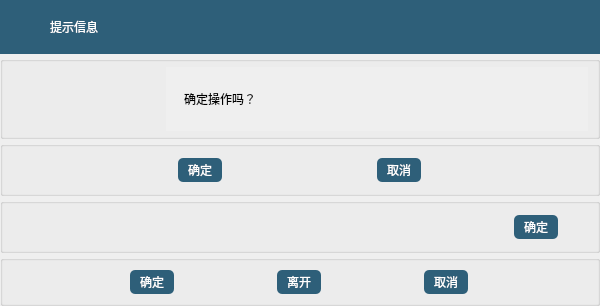
<?xml version="1.0" encoding="UTF-8"?>
<ui version="4.0">
 <class>RMessageBox</class>
 <widget class="QDialog" name="RMessageBox">
  <property name="geometry">
   <rect>
    <x>0</x>
    <y>0</y>
    <width>600</width>
    <height>306</height>
   </rect>
  </property>
  <property name="windowTitle">
   <string>Dialog</string>
  </property>
  <property name="styleSheet">
   <string notr="true">QDialog#RMessageBox QWidget#w_header {
	background-color: rgb(46, 95, 121);
	font: 9pt &quot;黑体&quot;;
}
QDialog#RMessageBox QWidget#w_header QLabel#l_title {
	font: 13pt &quot;黑体&quot;;
	color:white;
}
QPushButton {
	background-color: rgb(46, 95, 121);
	color: rgb(255, 255, 255);
	height:20px;
	padding-top:2px;
	padding-bottom:2px;
	padding-left:10px;
	padding-right:10px;
	border-radius:5px;
}
QPushButton:hover {
	background-color: rgb(238, 238, 238);
	color: rgb(0, 0, 0);
}</string>
  </property>
  <layout class="QVBoxLayout" name="verticalLayout">
   <property name="spacing">
    <number>2</number>
   </property>
   <property name="leftMargin">
    <number>0</number>
   </property>
   <property name="topMargin">
    <number>0</number>
   </property>
   <property name="rightMargin">
    <number>0</number>
   </property>
   <property name="bottomMargin">
    <number>0</number>
   </property>
   <item>
    <widget class="QWidget" name="w_header" native="true">
     <property name="sizePolicy">
      <sizepolicy hsizetype="Preferred" vsizetype="Fixed">
       <horstretch>0</horstretch>
       <verstretch>0</verstretch>
      </sizepolicy>
     </property>
     <layout class="QHBoxLayout" name="horizontalLayout">
      <property name="leftMargin">
       <number>12</number>
      </property>
      <property name="topMargin">
       <number>11</number>
      </property>
      <property name="rightMargin">
       <number>0</number>
      </property>
      <property name="bottomMargin">
       <number>11</number>
      </property>
      <item>
       <widget class="QLabel" name="label">
        <property name="sizePolicy">
         <sizepolicy hsizetype="Minimum" vsizetype="Preferred">
          <horstretch>0</horstretch>
          <verstretch>0</verstretch>
         </sizepolicy>
        </property>
        <property name="minimumSize">
         <size>
          <width>32</width>
          <height>32</height>
         </size>
        </property>
        <property name="text">
         <string/>
        </property>
        <property name="pixmap">
         <pixmap resource="../../../common/core.qrc">:/core/imgs/imgs/logo_32</pixmap>
        </property>
       </widget>
      </item>
      <item>
       <widget class="QLabel" name="l_title">
        <property name="sizePolicy">
         <sizepolicy hsizetype="Expanding" vsizetype="Preferred">
          <horstretch>0</horstretch>
          <verstretch>0</verstretch>
         </sizepolicy>
        </property>
        <property name="text">
         <string>提示信息</string>
        </property>
       </widget>
      </item>
      <item>
       <widget class="QPushButton" name="btn_menu_cancel">
        <property name="text">
         <string/>
        </property>
        <property name="icon">
         <iconset resource="../../../common/core.qrc">
          <normaloff>:/core/imgs/imgs/window_close</normaloff>:/core/imgs/imgs/window_close</iconset>
        </property>
        <property name="flat">
         <bool>true</bool>
        </property>
       </widget>
      </item>
     </layout>
    </widget>
   </item>
   <item>
    <widget class="QGroupBox" name="gb_content">
     <property name="sizePolicy">
      <sizepolicy hsizetype="Preferred" vsizetype="Minimum">
       <horstretch>0</horstretch>
       <verstretch>0</verstretch>
      </sizepolicy>
     </property>
     <property name="minimumSize">
      <size>
       <width>0</width>
       <height>80</height>
      </size>
     </property>
     <property name="title">
      <string/>
     </property>
     <property name="flat">
      <bool>false</bool>
     </property>
     <layout class="QHBoxLayout" name="horizontalLayout_3">
      <property name="spacing">
       <number>37</number>
      </property>
      <property name="leftMargin">
       <number>51</number>
      </property>
      <property name="topMargin">
       <number>5</number>
      </property>
      <property name="bottomMargin">
       <number>5</number>
      </property>
      <item>
       <widget class="QLabel" name="l_icon">
        <property name="sizePolicy">
         <sizepolicy hsizetype="Fixed" vsizetype="Fixed">
          <horstretch>0</horstretch>
          <verstretch>0</verstretch>
         </sizepolicy>
        </property>
        <property name="minimumSize">
         <size>
          <width>75</width>
          <height>75</height>
         </size>
        </property>
        <property name="text">
         <string/>
        </property>
       </widget>
      </item>
      <item>
       <widget class="QScrollArea" name="scrollArea">
        <property name="frameShape">
         <enum>QFrame::NoFrame</enum>
        </property>
        <property name="lineWidth">
         <number>1</number>
        </property>
        <property name="widgetResizable">
         <bool>true</bool>
        </property>
        <widget class="QWidget" name="scrollAreaWidgetContents">
         <property name="geometry">
          <rect>
           <x>0</x>
           <y>0</y>
           <width>424</width>
           <height>88</height>
          </rect>
         </property>
         <layout class="QVBoxLayout" name="verticalLayout_2">
          <property name="leftMargin">
           <number>18</number>
          </property>
          <property name="topMargin">
           <number>0</number>
          </property>
          <property name="rightMargin">
           <number>0</number>
          </property>
          <property name="bottomMargin">
           <number>0</number>
          </property>
          <item>
           <widget class="QLabel" name="l_content">
            <property name="sizePolicy">
             <sizepolicy hsizetype="Preferred" vsizetype="Minimum">
              <horstretch>0</horstretch>
              <verstretch>0</verstretch>
             </sizepolicy>
            </property>
            <property name="text">
             <string>确定操作吗？</string>
            </property>
            <property name="scaledContents">
             <bool>false</bool>
            </property>
            <property name="wordWrap">
             <bool>true</bool>
            </property>
           </widget>
          </item>
         </layout>
        </widget>
       </widget>
      </item>
     </layout>
    </widget>
   </item>
   <item>
    <widget class="QGroupBox" name="gb_opera_confirm">
     <property name="sizePolicy">
      <sizepolicy hsizetype="Preferred" vsizetype="Maximum">
       <horstretch>0</horstretch>
       <verstretch>0</verstretch>
      </sizepolicy>
     </property>
     <property name="title">
      <string/>
     </property>
     <layout class="QHBoxLayout" name="horizontalLayout_2" stretch="0,0">
      <property name="spacing">
       <number>10</number>
      </property>
      <property name="leftMargin">
       <number>30</number>
      </property>
      <property name="topMargin">
       <number>11</number>
      </property>
      <property name="rightMargin">
       <number>30</number>
      </property>
      <property name="bottomMargin">
       <number>11</number>
      </property>
      <item>
       <widget class="QPushButton" name="btn_confirm_ok">
        <property name="sizePolicy">
         <sizepolicy hsizetype="Fixed" vsizetype="Fixed">
          <horstretch>0</horstretch>
          <verstretch>0</verstretch>
         </sizepolicy>
        </property>
        <property name="text">
         <string>确定</string>
        </property>
       </widget>
      </item>
      <item>
       <widget class="QPushButton" name="btn_confirm_cancel">
        <property name="sizePolicy">
         <sizepolicy hsizetype="Fixed" vsizetype="Fixed">
          <horstretch>0</horstretch>
          <verstretch>0</verstretch>
         </sizepolicy>
        </property>
        <property name="text">
         <string>取消</string>
        </property>
       </widget>
      </item>
     </layout>
    </widget>
   </item>
   <item>
    <widget class="QGroupBox" name="gb_opera_alert">
     <property name="sizePolicy">
      <sizepolicy hsizetype="Preferred" vsizetype="Maximum">
       <horstretch>0</horstretch>
       <verstretch>0</verstretch>
      </sizepolicy>
     </property>
     <property name="title">
      <string/>
     </property>
     <layout class="QHBoxLayout" name="horizontalLayout_4" stretch="0,0">
      <property name="spacing">
       <number>10</number>
      </property>
      <property name="leftMargin">
       <number>0</number>
      </property>
      <property name="topMargin">
       <number>11</number>
      </property>
      <property name="rightMargin">
       <number>39</number>
      </property>
      <property name="bottomMargin">
       <number>11</number>
      </property>
      <item>
       <spacer name="horizontalSpacer">
        <property name="orientation">
         <enum>Qt::Horizontal</enum>
        </property>
        <property name="sizeHint" stdset="0">
         <size>
          <width>40</width>
          <height>20</height>
         </size>
        </property>
       </spacer>
      </item>
      <item>
       <widget class="QPushButton" name="btn_alert_ok">
        <property name="sizePolicy">
         <sizepolicy hsizetype="Fixed" vsizetype="Fixed">
          <horstretch>0</horstretch>
          <verstretch>0</verstretch>
         </sizepolicy>
        </property>
        <property name="text">
         <string>确定</string>
        </property>
       </widget>
      </item>
     </layout>
    </widget>
   </item>
   <item>
    <widget class="QGroupBox" name="gb_opera_warn">
     <property name="title">
      <string/>
     </property>
     <layout class="QHBoxLayout" name="horizontalLayout_5">
      <property name="leftMargin">
       <number>30</number>
      </property>
      <property name="rightMargin">
       <number>30</number>
      </property>
      <item>
       <widget class="QPushButton" name="btn_warn_ok">
        <property name="sizePolicy">
         <sizepolicy hsizetype="Fixed" vsizetype="Fixed">
          <horstretch>0</horstretch>
          <verstretch>0</verstretch>
         </sizepolicy>
        </property>
        <property name="text">
         <string>确定</string>
        </property>
       </widget>
      </item>
      <item>
       <widget class="QPushButton" name="btn_warn_exit">
        <property name="sizePolicy">
         <sizepolicy hsizetype="Fixed" vsizetype="Fixed">
          <horstretch>0</horstretch>
          <verstretch>0</verstretch>
         </sizepolicy>
        </property>
        <property name="text">
         <string>离开</string>
        </property>
       </widget>
      </item>
      <item>
       <widget class="QPushButton" name="btn_warn_cancel">
        <property name="sizePolicy">
         <sizepolicy hsizetype="Fixed" vsizetype="Fixed">
          <horstretch>0</horstretch>
          <verstretch>0</verstretch>
         </sizepolicy>
        </property>
        <property name="text">
         <string>取消</string>
        </property>
       </widget>
      </item>
     </layout>
    </widget>
   </item>
  </layout>
 </widget>
 <resources>
  <include location="../../../common/core.qrc"/>
 </resources>
 <connections>
  <connection>
   <sender>btn_menu_cancel</sender>
   <signal>clicked()</signal>
   <receiver>RMessageBox</receiver>
   <slot>close()</slot>
   <hints>
    <hint type="sourcelabel">
     <x>577</x>
     <y>26</y>
    </hint>
    <hint type="destinationlabel">
     <x>299</x>
     <y>152</y>
    </hint>
   </hints>
  </connection>
  <connection>
   <sender>btn_alert_ok</sender>
   <signal>clicked()</signal>
   <receiver>RMessageBox</receiver>
   <slot>close()</slot>
   <hints>
    <hint type="sourcelabel">
     <x>534</x>
     <y>218</y>
    </hint>
    <hint type="destinationlabel">
     <x>299</x>
     <y>152</y>
    </hint>
   </hints>
  </connection>
  <connection>
   <sender>btn_confirm_ok</sender>
   <signal>clicked()</signal>
   <receiver>RMessageBox</receiver>
   <slot>accept()</slot>
   <hints>
    <hint type="sourcelabel">
     <x>197</x>
     <y>168</y>
    </hint>
    <hint type="destinationlabel">
     <x>299</x>
     <y>152</y>
    </hint>
   </hints>
  </connection>
  <connection>
   <sender>btn_confirm_cancel</sender>
   <signal>clicked()</signal>
   <receiver>RMessageBox</receiver>
   <slot>reject()</slot>
   <hints>
    <hint type="sourcelabel">
     <x>399</x>
     <y>168</y>
    </hint>
    <hint type="destinationlabel">
     <x>299</x>
     <y>152</y>
    </hint>
   </hints>
  </connection>
  <connection>
   <sender>btn_menu_cancel</sender>
   <signal>clicked()</signal>
   <receiver>RMessageBox</receiver>
   <slot>reject()</slot>
   <hints>
    <hint type="sourcelabel">
     <x>577</x>
     <y>26</y>
    </hint>
    <hint type="destinationlabel">
     <x>299</x>
     <y>152</y>
    </hint>
   </hints>
  </connection>
  <connection>
   <sender>btn_warn_ok</sender>
   <signal>clicked()</signal>
   <receiver>RMessageBox</receiver>
   <slot>accept()</slot>
   <hints>
    <hint type="sourcelabel">
     <x>148</x>
     <y>274</y>
    </hint>
    <hint type="destinationlabel">
     <x>299</x>
     <y>152</y>
    </hint>
   </hints>
  </connection>
  <connection>
   <sender>btn_warn_cancel</sender>
   <signal>clicked()</signal>
   <receiver>RMessageBox</receiver>
   <slot>reject()</slot>
   <hints>
    <hint type="sourcelabel">
     <x>448</x>
     <y>274</y>
    </hint>
    <hint type="destinationlabel">
     <x>299</x>
     <y>152</y>
    </hint>
   </hints>
  </connection>
 </connections>
</ui>
